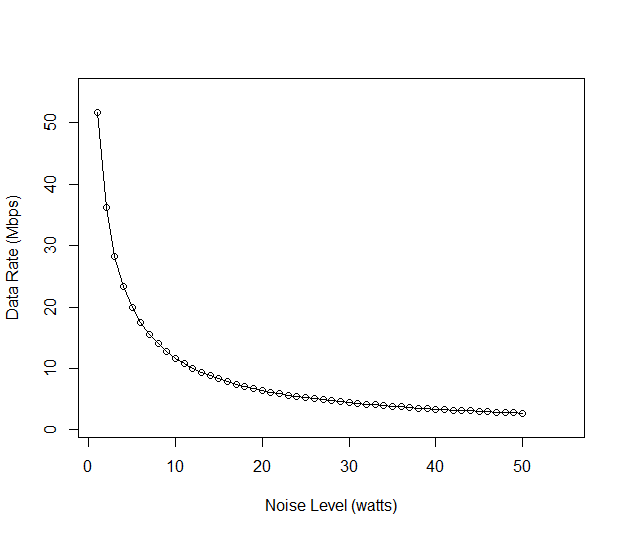

The script that drew this image:

# Shannon's Formula --> C = W log2(1 + S/N)
# where C = Maximum Achievable Data Rate (in bit/second, to be converted to Mbit/s)
# where W = Radio Channel Bandwidth (in hertz)
# where S = Signal Power Level (in watts)
# where N = Noise Level (in watts)
# Note that S/R = Signal Noise Ratio or Signal Quality

W = 20000000
S = 5.0
N <- 1:50
C <- (W*log2(1 + S/N))/1000000
C
plot(C, xlim=c(1,55), ylim=c(1,55),
     xlab = "Noise Level (watts)", 
     ylab = "Data Rate (Mbps)")
lines(x=N, y=C)
